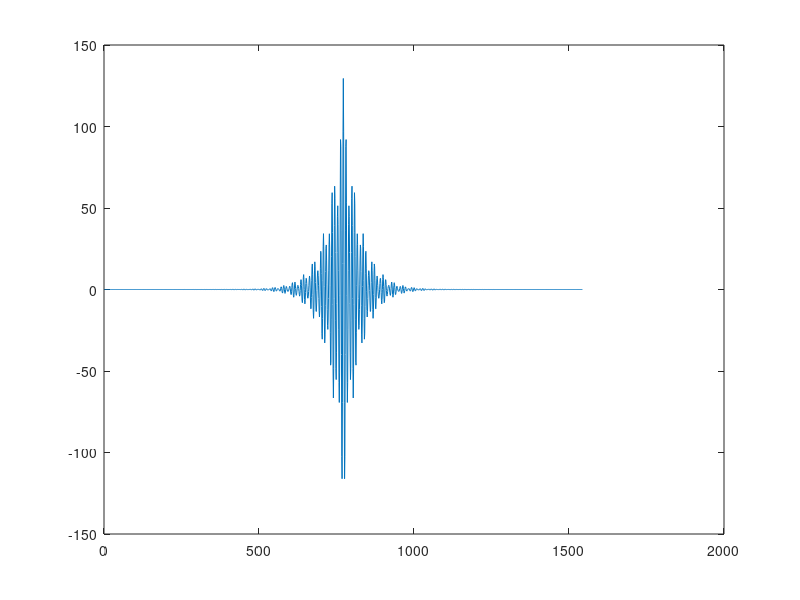

This figure's MATLAB source:
clc
clf
close all
clearvars

% generate system transfer function
num = [1, -0.9, 0.81];
den = [1, -2.76, 3.809, -2.654, 0.924];
sys = filt(num, den);
[h, nh] = impz(num, den);
hh = flipud(h);

% true autocorr
rHatx = conv(h, flipud(h));

% plot
figure
plot(rHatx)